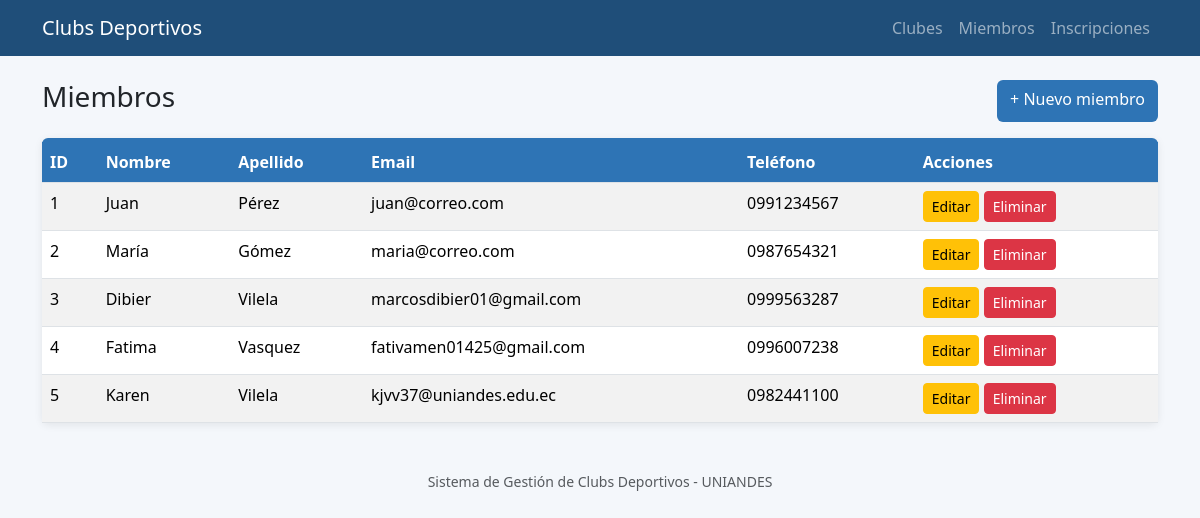
The app's page /miembros/index.php with its own data.
### tables this page shows
CREATE TABLE `miembros` (
  `miembro_id` int NOT NULL AUTO_INCREMENT,
  `nombre` varchar(80) NOT NULL,
  `apellido` varchar(80) NOT NULL,
  `email` varchar(100) DEFAULT NULL,
  `telefono` varchar(20) DEFAULT NULL,
  PRIMARY KEY (`miembro_id`)
);

### config/conexion.php (called while the page is built, shortened)
<?php
function e($texto) {
    return htmlspecialchars($texto ?? '');
}

### miembros/index.php (the view, shortened to what this page needs)
<?php
include '../includes/header.php';
$miembros = $pdo->query("SELECT * FROM miembros ORDER BY miembro_id")->fetchAll();
?>
<div class="d-flex justify-content-between mb-3">
  <h3>Miembros</h3>
  <a href="form.php" class="btn btn-azul">+ Nuevo miembro</a>
</div>
<div class="card tarjeta"><div class="table-responsive">
<table class="table table-striped mb-0">
  <thead class="tabla-cabecera"><tr>
    <th>ID</th><th>Nombre</th><th>Apellido</th><th>Email</th><th>Teléfono</th><th>Acciones</th>
  </tr></thead>
  <tbody>
  <?php foreach ($miembros as $m): ?>
    <tr>
      <td><?= $m['miembro_id'] ?></td>
      <td><?= e($m['nombre']) ?></td>
      <td><?= e($m['apellido']) ?></td>
      <td><?= e($m['email']) ?></td>
      <td><?= e($m['telefono']) ?></td>
      <td>
        <a href="form.php?id=<?= $m['miembro_id'] ?>" class="btn btn-sm btn-warning">Editar</a>
        <form method="post" class="d-inline" onsubmit="return confirm('¿Eliminar este miembro?');">
          <button name="eliminar" value="<?= $m['miembro_id'] ?>" class="btn btn-sm btn-danger">Eliminar</button>
        </form>
      </td>
    </tr>
  <?php endforeach; ?>
  </tbody>
</table></div></div>
<?php include '../includes/footer.php'; ?>

### includes/header.php (style rules this page uses)
body { background: #f4f7fb; }
.tabla-cabecera th { background: #2E74B5; color: #fff; }
.tarjeta { border: 0; border-top: 4px solid #2E74B5; box-shadow: 0 2px 8px rgba(0,0,0,.08); }
.btn-azul { background: #2E74B5; color: #fff; }

### records on screen
miembros: miembro_id "1", nombre "Juan", apellido "Pérez", email "juan@correo.com", telefono "0991234567"
miembros: miembro_id "2", nombre "María", apellido "Gómez", email "maria@correo.com", telefono "0987654321"
miembros: miembro_id "3", nombre "Dibier", apellido "Vilela", email "marcosdibier01@gmail.com", telefono "0999563287"
miembros: miembro_id "4", nombre "Fatima", apellido "Vasquez", email "fativamen01425@gmail.com", telefono "0996007238"
miembros: miembro_id "5", nombre "Karen", apellido "Vilela", email "kjvv37@uniandes.edu.ec", telefono "0982441100"
